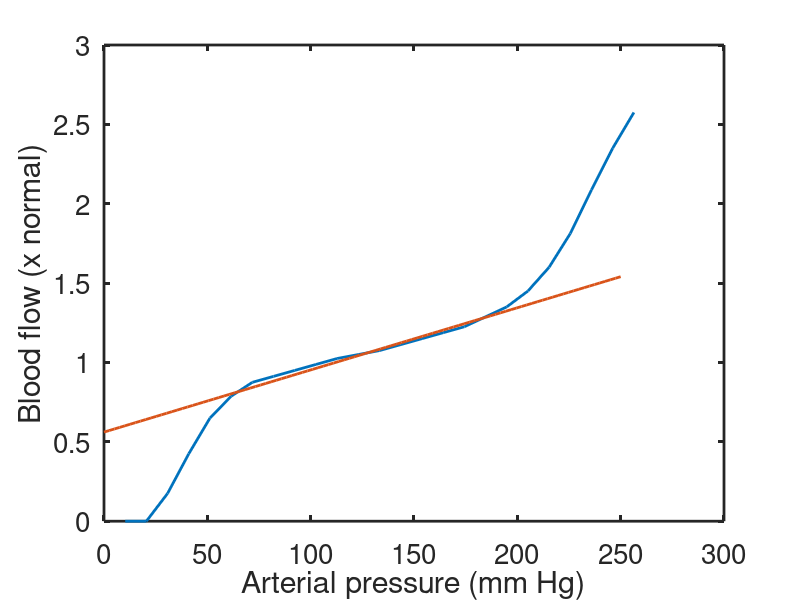
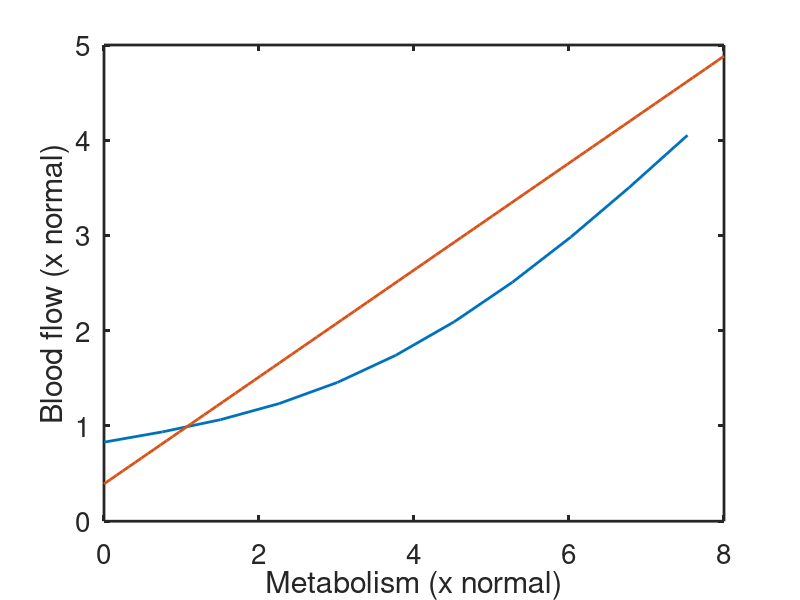
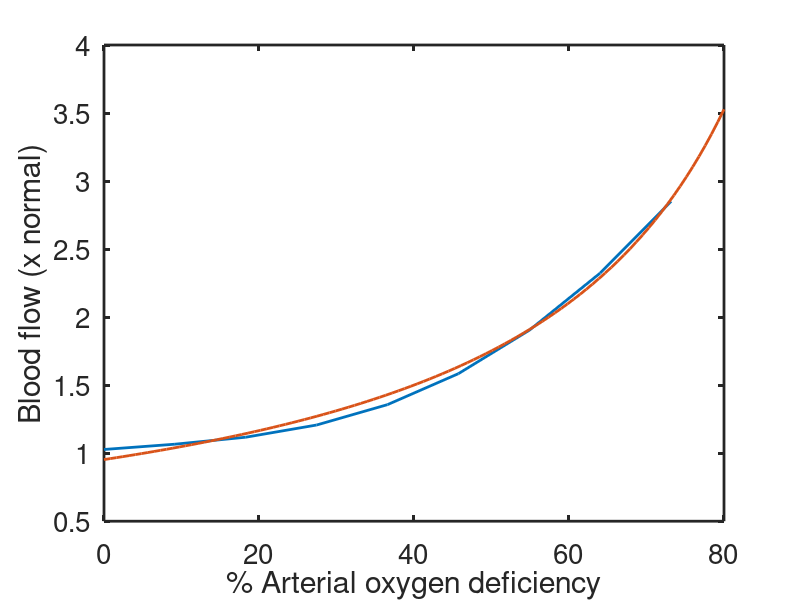

MATLAB code for these plots, in order:

%  -------------------------------------------------------------------
%
%   Code to solve the autoregulation model of Huntsman/Peskin.
%
%   For Chapter 11, Section 11.6.1 of
%   Keener and Sneyd, Mathematical Physiology, 3rd Edition, Springer.
%
%   Written by James Keener and James Sneyd.
%
%  -------------------------------------------------------------------

clear all
close all
clc
set(0,                           ...
   'defaultaxesfontsize', 20,   ...
   'defaultaxeslinewidth', 2.0, ...
   'defaultlinelinewidth', 2.0);

% The data for the three graphs. Easier to enter it all directly than read
% it from three separate files

flow_Pa = [0	10.256
0	20.512
0.175	30.768
0.425	41.024
0.65	51.28
0.7875	61.536
0.875	71.792
0.9125	82.048
0.95	92.30399
0.9875	102.56
1.025	112.816
1.05	123.072
1.075	133.328
1.1125	143.584
1.15	153.84
1.1875	164.096
1.225	174.352
1.2875	184.608
1.35	194.864
1.45	205.12
1.6	215.376
1.8125	225.632
2.0875	235.888
2.35	246.144
2.575	256.4];


flow_metab = [0.829816	0
0.937826	0.752941
1.0664	1.50588
1.23481	2.25882
1.4571	3.01176
1.74212	3.76471
2.0935	4.51765
2.50963	5.27059
2.98377	6.02353
3.50385	6.77647
4.05269	7.52941];


flow_oxy = [1.02721	0
1.066	9.14634
1.11736	18.2927
1.20706	27.439
1.35686	36.5854
1.58445	45.7317
1.90352	54.8781
2.3237	64.0244
2.85057	73.1707];


% Calculate the model curves
 O2astar=104;
 O2vstar=40;
 Pastar=100;
 Qstar=5.6;
 Mstar = Qstar*(O2astar - O2vstar);
 
 A = 0.1; 
 R0 = 4; 

 % alternate values from second edition that don't seem to work
 %A = Qstar/(3*Mstar - Qstar*O2astar)
 %R0 = Pastar*(3*Mstar - Qstar*O2astar)/(2*Qstar*Mstar)

 % plot flow against pressure
 Pa_model = linspace(0,250,100);
 Qa_model = (1/(1+A*O2astar))*(Mstar*A + Pa_model/R0);
 figure(1)
     plot(flow_Pa(:,2),flow_Pa(:,1))
     hold on
     plot(Pa_model,Qa_model/Qstar)
     xlabel('Arterial pressure (mm Hg)')
     ylabel('Blood flow (x normal)')

 % plot flow against metabolism
 M_model = linspace(0,8,100);
 Qa_model2 = (1/(1+A*O2astar))*(M_model*Mstar*A + Pastar/R0);
 figure(2)
     plot(flow_metab(:,2),flow_metab(:,1))
     hold on
     plot(M_model,Qa_model2/Qstar)
     xlabel('Metabolism (x normal)')
     ylabel('Blood flow (x normal)')

 % plot flow against oxygen deficiency
 ox_def = linspace(0,80,100);
 O2a = O2astar*(1-ox_def/100);
 Qa_model4 = (1./(1+A*O2a)).*(Mstar*A + Pastar/R0);
 figure(3)
     plot(flow_oxy(:,2),flow_oxy(:,1))
     hold on
     plot(ox_def,Qa_model4/Qstar)
     xlabel('% Arterial oxygen deficiency')
     ylabel('Blood flow (x normal)')
